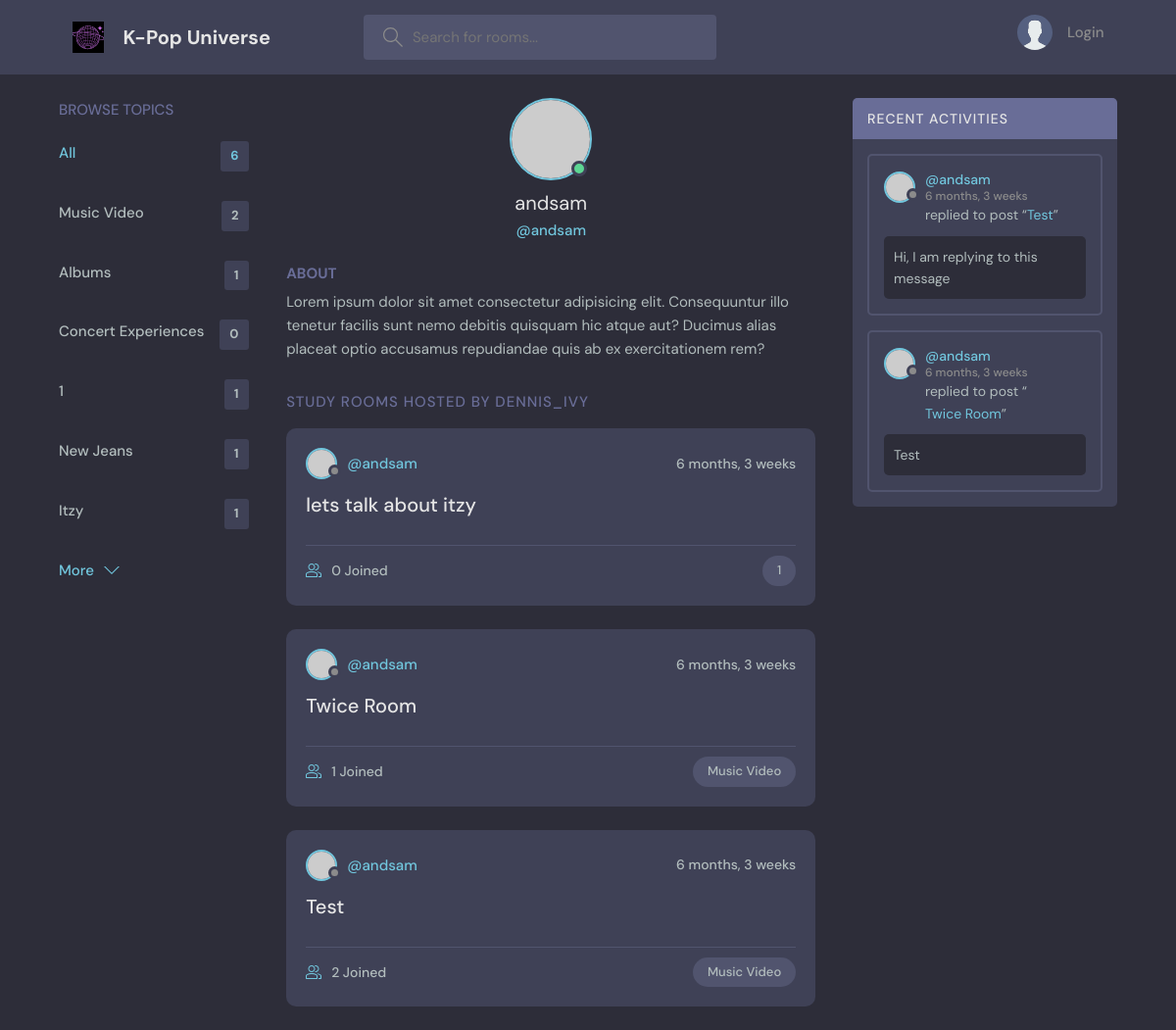
Page /profile/1/ on the committed database.
### base/models.py (models this page shows, shortened)
class Topic(models.Model):
    name = models.CharField(max_length=200)

class Room(models.Model):
    host = models.ForeignKey(User, on_delete=models.SET_NULL, null=True)
    topic = models.ForeignKey(Topic, on_delete=models.SET_NULL, null=True)
    name = models.CharField(max_length=200)
    description = models.TextField(null=True, blank=True)
    participants = models.ManyToManyField(User, related_name='participants', blank=True) # Many to Many participants. Already connected to a User model, so we are using related name
    updated = models.DateTimeField(auto_now=True) #Adding many times stamps
    created = models.DateTimeField(auto_now_add=True) #Adding time stamp for just one time
    class Meta: #Using the meta data to reorder the room/topic to appear in newest order
        ordering = ['-updated', '-created']
    def __str__(self):
        return self.name

class Message(models.Model):
    user = models.ForeignKey(User, on_delete=models.CASCADE) #One to Many relationship, a user can have many messages, but not the other way around
    room = models.ForeignKey(Room, on_delete=models.CASCADE) #If room gets deleted, cascade the messages
    body = models.TextField() #Message from the users
    updated = models.DateTimeField(auto_now=True) #Adding many times stamps
    created = models.DateTimeField(auto_now_add=True) #Adding time stamp for just one time
    class Meta: #Using the meta data to reorder the room/topic to appear in newest order
        ordering = ['-updated', '-created']

### base/views.py (the view)
# urls.py: path('profile/<str:pk>/', views.userProfile, name="user-profile"),
def userProfile(request, pk):
    user = User.objects.get(id=pk)
    rooms = user.room_set.all()
    room_messages = user.message_set.all()
    topics = Topic.objects.all()
    context = {'user': user, 'rooms': rooms,
               'room_messages': room_messages, 'topics': topics}
    return render(request, 'base/profile.html', context)

### base/templates/base/profile.html (shortened to what this page needs)
{% extends 'main.html' %}
{% block content %}
  <main class="profile-page layout layout--3">
    <div class="container">
      {% include 'base/topics_component.html' %}
      <div class="roomList">
        <div class="profile">
          <div class="profile__avatar">
            <div class="avatar avatar--large active">
              <img src="https://randomuser.me/api/portraits/men/11.jpg" />
            </div>
          </div>
          <div class="profile__info">
            <h3>{{user.username}}</h3>
            <p>@{{user.username}}</p>
          </div>
          <div class="profile__about">
            <h3>About</h3>
            <p>
              Lorem ipsum dolor sit amet consectetur adipisicing elit. Consequuntur illo tenetur
              facilis sunt nemo debitis quisquam hic atque aut? Ducimus alias placeat optio
              accusamus repudiandae quis ab ex exercitationem rem?
            </p>
          </div>
        </div>
        <div class="roomList__header">
          <div>
            <h2>Study Rooms Hosted by dennis_ivy</a>
            </h2>
          </div>
        </div>
        {% include 'base/feed_component.html' %}
      </div>
      {% include 'base/activity_component.html' %}
    </div>
  </main>
{% endblock content %}

### templates/main.html (shortened to what this page needs)
<!DOCTYPE html>
{% load static %}
<html lang="en">
  <head>
    <link rel="stylesheet" href="{% static 'styles/style.css' %}" />
  </head>
  <body>
    {% include 'navbar.html'%}
    {% block content %}
    {% endblock %}
  </body>
</html>

### templates/navbar.html (shortened to what this page needs)
{% load static %}
<header class="header header--loggedIn">
    <div class="container">
      <a href="{% url 'home' %}" class="header__logo">
        <img src="{% static 'images/Klogo.svg'%}" />
        <h1>K-Pop Universe</h1>
      </a>
      <form class="header__search" method="GET" action="{% url 'home' %}">
        <label>
          <input name="q" placeholder="Search for rooms..." />
        </label>
      </form>
      <nav class="header__menu">
        {% if request.user.is_authenticated %}
        <div class="header__user">
          <a href="{% url 'update-user' %}">
            <div class="avatar avatar--medium active">
              <img src="https://randomuser.me/api/portraits/men/37.jpg" />
            </div>
            <p>{{request.user.username}} <span>@{{request.user.username}}</span></p>
          </a>
          <button class="dropdown-button">
            <svg version="1.1" xmlns="http://www.w3.org/2000/svg" width="32" height="32" viewBox="0 0 32 32">
              <title>chevron-down</title>
              <path d="M16 21l-13-13h-3l16 16 16-16h-3l-13 13z"></path>
            </svg>
          </button>
        </div>
        {% else %}
        <a href="{% url 'login' %}">
          <img src="{% static 'images//avatar.svg' %}" />
          <p>Login</p>
        </a>
        {% endif %}
      </nav>
    </div>
  </header>

### base/templates/base/topics_component.html
<div class="topics">
    <div class="topics__header">
      <h2>Browse Topics</h2>
    </div>
    <ul class="topics__list">
      <li>
        <a href="{% url 'home' %}" class="active">All <span>{{topics.count}}</span></a>
      </li>
      {% for topic in topics %}
      <li>
        <a href="{% url 'home' %}?q={{topic.name}}">{{topic.name}} <span>{{topic.room_set.all.count}}</span></a>
      </li>
      {% endfor %}
    </ul>
    <a class="btn btn--link" href="{% url 'topics' %}">
      More
      <svg version="1.1" xmlns="http://www.w3.org/2000/svg" width="32" height="32" viewBox="0 0 32 32">
        <title>chevron-down</title>
        <path d="M16 21l-13-13h-3l16 16 16-16h-3l-13 13z"></path>
      </svg>
    </a>
  </div>

### base/templates/base/feed_component.html (shortened to what this page needs)
{% for room in rooms %}
<div class="roomListRoom">
    <div class="roomListRoom__header">
      <a href="{% url 'user-profile' room.host.id %} " class="roomListRoom__author">
        <div class="avatar avatar--small">
          <img src="https://randomuser.me/api/portraits/women/11.jpg" />
        </div>
        <span>@{{room.host.username}}</span>
      </a>
      <div class="roomListRoom__actions">
        <span>{{room.created|timesince}}</span>
      </div>
    </div>
    <div class="roomListRoom__content">
      <a href="{% url 'room' room.id %}">{{room.name}}</a>
    </div>
    <div class="roomListRoom__meta">
      <a href="{% url 'room' room.id %}" class="roomListRoom__joined">
        {{room.participants.all.count}} Joined
      </a>
      <p class="roomListRoom__topic">{{room.topic.name}}</p>
    </div>
  </div>
{% endfor %}

### base/templates/base/activity_component.html (shortened to what this page needs)
<div class="activities">
    <div class="activities__header">
      <h2>Recent Activities</h2>
    </div>
    {% for message in room_messages %}
    <div class="activities__box">
      <div class="activities__boxHeader roomListRoom__header">
        <a href="{% url 'user-profile' message.user.id %}" class="roomListRoom__author">
          <div class="avatar avatar--small">
            <img src="https://randomuser.me/api/portraits/women/11.jpg" />
          </div>
          <p>
            @{{message.user}}
            <span>{{message.created|timesince}}</span>
          </p>
        </a>
      </div>
      <div class="activities__boxContent">
        <p>replied to post “<a href="{% url 'room' message.room.id %}">{{message.room}}</a>”</p>
        <div class="activities__boxRoomContent">
          {{message.body}}
        </div>
      </div>
    </div>
    {% endfor %}
  </div>

### rows in the picture
Topic: name "Music Video", room_set.all.count "2"
Topic: name "Albums", room_set.all.count "1"
Topic: name "Concert Experiences", room_set.all.count "0"
Topic: name "1", room_set.all.count "1"
Topic: name "New Jeans", room_set.all.count "1"
Topic: name "Itzy", room_set.all.count "1"
Room: host.username "andsam", created "6 months, 3 weeks", name "lets talk about itzy", participants.all.count "0", topic.name "1"
Room: host.username "andsam", created "6 months, 3 weeks", name "Twice Room", participants.all.count "1", topic.name "Music Video"
Room: host.username "andsam", created "6 months, 3 weeks", name "Test", participants.all.count "2", topic.name "Music Video"
Message: user "andsam", created "6 months, 3 weeks", room "Test", body "Hi, I am replying to this message"
Message: user "andsam", created "6 months, 3 weeks", room "Twice Room", body "Test"

### other values in the picture
{{ topics.count }} "6"
{{ user.username }} "andsam"
